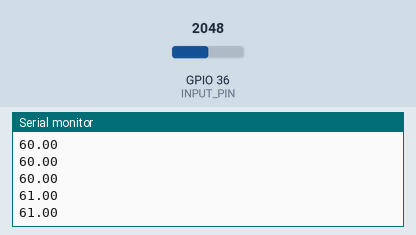
This sketch was run on a simulated ESP32. On the bench: the last lines printed to the serial monitor. Inputs (shaded band) come from the test bench; at power-on: GPIO 36 (INPUT_PIN) = 2048. Storage starts empty.

Above: at 1.2 s.
1.3 s: GPIO 36 (INPUT_PIN) set to 2866
At 1.33 s:
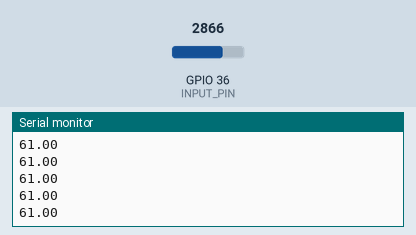
2.8 s: GPIO 36 (INPUT_PIN) set to 3603
At 2.82 s:
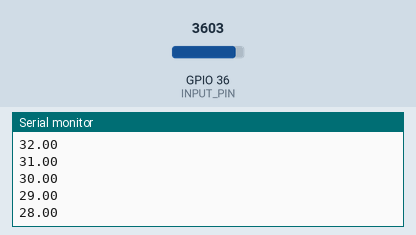
Timing chart, 0 to 5.8 s (numbered marks = the images above; inputs shaded):
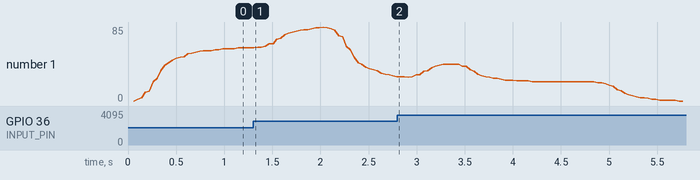

Measured:
- plotted number 1: 61 → 28 after the input at 1.3 s

The sketch:

rayan_control_code.ino
```cpp
/**
 * ╔══════════════════════════════════════════════════════════╗
 * ║ File Name: rayan_control_code_V9.ino
 * ║
 * ║ Description:
 * ║ EMG control code, refactored for use with the ESP32.
 * ║
 * ║ Version: 9
 * ║
 * ║ Last Modified By: Alex Khalitov
 * ║
 * ║ Last Modified On: 10/21/2023
 * ║
 * ║ Last Modified For: Adding comments and function documentation, formatted by Ben Miller
 * ╚══════════════════════════════════════════════════════════╝
 */

 #include <SD.h>
 #include <SPI.h>

const int chipSelect = 10;

#define SAMPLE_RATE 500
#define BAUD_RATE 9600
#define INPUT_PIN A0
#define CAR_SIZE 50

//Boxcar averager (for smooth EMG reading)
int bcsum = 0;
int boxcar[CAR_SIZE];
int bcn = 0;
float average;

int LED = 16;
int counter = 0;
int counter_limit = 25;

//Arm state machine variables
bool engage_arm_clench = false;
float clench_threshold_value = 60; // customize this threshold for each person
bool clench_state = false;

/**
 * ╔════════════════════════════════════════════════════╗
 * ║                             Setup Function
 * ║
 * ║ Setup function. Configures baud rate, pinmode, etc.
 * ║
 * ╚════════════════════════════════════════════════════╝
 */
void setup() {
  // Serial connection begin
  Serial.begin(9600);
  while (!Serial) {
    ; // wait for serial port to connect. Needed for native USB port only
  }


  Serial.print("Initializing SD card...");

  // see if the card is present and can be initialized:
  if (!SD.begin(chipSelect)) {
    Serial.println("Card failed, or not present");
    // don't do anything more:
    while (1);
  }
  Serial.println("card initialized.");
}

void loop() {
  float sensor_value = analogRead(INPUT_PIN);
  update_boxcar(sensor_value);

  //used for debug; delete? when not in use


  delay(30);
  File dataFile = SD.open("datalog.txt", FILE_WRITE);

  String dataString = String(average);
  // if the file is available, write to it:
  if (dataFile) {
    dataFile.println(dataString);
    dataFile.close();
    // print to the serial port too:
    Serial.println(dataString);
  }
  // if the file isn't open, pop up an error:
  else {
    Serial.println("error opening datalog.txt");
  }
  digitalWrite(LED, clench_state);
}

/**
 * ╔════════════════════════════════════════════════════╗
 * ║                                EMG Boxcar Averager
 * ║
 * ║ Calculates the rolling average the EMG sensor values.
 * ║
 * ║ This function takes a sensor value as an input, and has an array boxcar, with
 * ║ globals bcsum, bcn, average, and constant CAR_SIZE. boxcar is a FILO buffer;
 * ║ When the function is called with a sensor_value, sensor_value is filtered, and the
 * ║ magnitude is taken; the first-in value in boxcar is popped, the filtered sensor
 * ║ value is inserted, and an average is taken of the entire boxcar array. Thus, the
 * ║ average variable is a rolling average of the past 50 filtered abs sensor values.
 * ║ https://en.wikipedia.org/wiki/Boxcar_averager
 * ║
 * ║ @param sensor_value: EMG sensor value
 * ║
 * ║ @return void (output is provided through global variable average)
 * ╚════════════════════════════════════════════════════╝
 */
// Function to update the boxcar average
//
void update_boxcar(float sensor_value) {
  //filter signal
  float filtered_in = abs(EMGFilter(sensor_value));
  //updating boxcar array
  bcsum -= boxcar[bcn];
  bcsum += filtered_in;
  boxcar[bcn] = filtered_in;
  bcn += 1;
  if (bcn >= CAR_SIZE)
    bcn = 0;
  average = bcsum / CAR_SIZE;
}

/**
 * ╔════════════════════════════════════════════════════╗
 * ║                                EMGFilter
 * ║
 * ║ Fourth-order software filter for EMG sensor value.
 * ║
 * ║ Band-Pass Butterworth IIR digital filter, generated using filter_gen.py.
 * ║ Sampling rate: 500.0 Hz, frequency: [74.5, 149.5] Hz.
 * ║ Filter is order 4, implemented as second-order sections (biquads).
 * ║ Reference:
 * ║ https://docs.scipy.org/doc/scipy/reference/generated/scipy.signal.butter.html
 * ║ https://courses.ideate.cmu.edu/16-223/f2020/Arduino/FilterDemos/filter_gen.py
 * ║
 * ║ @param input: EMG sensor value
 * ║
 * ║ @return float output: Filtered sensor value.
 * ╚════════════════════════════════════════════════════╝
 */

float EMGFilter(float input)
{
  float output = input;
  {
    static float z1, z2; // filter section state
    float x = output - 0.05159732*z1 - 0.36347401*z2;
    output = 0.01856301*x + 0.03712602*z1 + 0.01856301*z2;
    z2 = z1;
    z1 = x;
  }
  {
    static float z1, z2; // filter section state
    float x = output - -0.53945795*z1 - 0.39764934*z2;
    output = 1.00000000*x + -2.00000000*z1 + 1.00000000*z2;
    z2 = z1;
    z1 = x;
  }
  {
    static float z1, z2; // filter section state
    float x = output - 0.47319594*z1 - 0.70744137*z2;
    output = 1.00000000*x + 2.00000000*z1 + 1.00000000*z2;
    z2 = z1;
    z1 = x;
  }
  {
    static float z1, z2; // filter section state
    float x = output - -1.00211112*z1 - 0.74520226*z2;
    output = 1.00000000*x + -2.00000000*z1 + 1.00000000*z2;
    z2 = z1;
    z1 = x;
  }
  return output;
}
```
